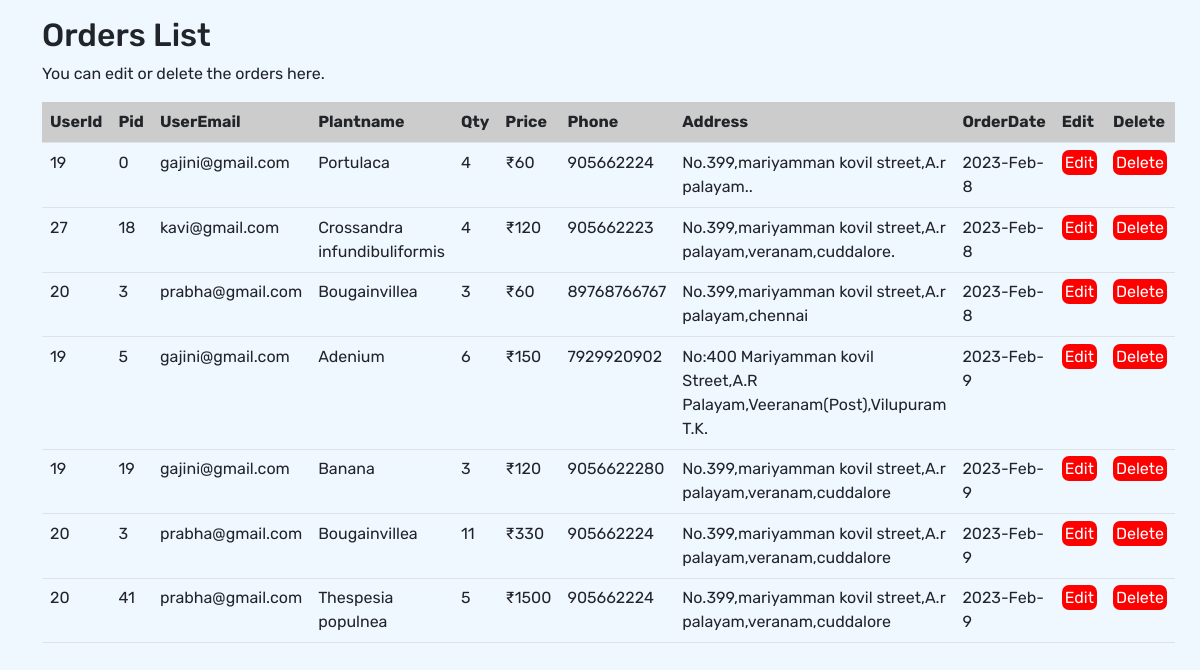
The page /admin/orders.php on the database its author committed.
### tables this page shows
CREATE TABLE `orders` (
  `order_id` int(11) NOT NULL,
  `user_id` varchar(100) NOT NULL,
  `uemail` varchar(100) NOT NULL,
  `pid` int(19) NOT NULL,
  `pname_ord` varchar(100) NOT NULL,
  `qty_ord` varchar(200) NOT NULL,
  `price_ord` varchar(300) NOT NULL,
  `phone_ord` varchar(300) NOT NULL,
  `address_ord` varchar(300) NOT NULL,
  `order_date` varchar(200) NOT NULL
);

### admin/orders.php (the view, shortened to what this page needs)
<!DOCTYPE html>
<html lang="en">
<head>
  <link rel="stylesheet" href=".\css\bootstrap.min.css">
    <link rel="stylesheet" href=".\css\bootstrap-icons.css">
    <link rel="stylesheet" href=".\css\font-awesome.min.css">
    <link rel="stylesheet" href=".\css\style.css">
  <link rel="stylesheet" href="https://cdnjs.cloudflare.com/ajax/libs/font-awesome/6.2.1/css/all.min.css" />
</head>
<body>
<div class="container mt-3">
<h2>Orders List</h2>
  <p>You can edit or delete the  orders here.</p>
    <table width='100%' border=0 class="table mt-3" cellpadding=2>
      <thead>
    <tr bgcolor='#CCCCCC'>
    <th>UserId</th>
    <th>Pid</th>
    <th>UserEmail</th>
        <th>Plantname</th>
        <th>Qty</th>
        <th>Price</th>
        <th>Phone</th>
        <th>Address</th>
        <th>OrderDate</th>
        <th>Edit</th>
        <th>Delete</th>
    </tr>
    </thead>
<?php
    $servername='localhost';
    $username='root';
    $password='';
    $dbname = 'plantshop';
    $conn=mysqli_connect($servername,$username,$password,$dbname);
     $sql = "SELECT * FROM orders";
	 $data = mysqli_query($conn, $sql);
	if ($data->num_rows > 0) {
  while($row = $data->fetch_assoc()) {
    echo "<tr>";
        echo "<td>".$row['user_id']."</td>";
        echo "<td>".$row['pid']."</td>";
        echo "<td>".$row['uemail']."</td>";
        echo "<td>".$row['pname_ord']."</td>";
        echo "<td>".$row['qty_ord']."</td>";
        echo "<td>₹".$row['price_ord']."</td>";
        echo "<td>".$row['phone_ord']."</td>";
        echo "<td>".$row['address_ord']."</td>";
        echo "<td>".$row['order_date']."</td>";
        echo "<td><a href=\"edit-order.php?pid=$row[pid]\">Edit</a></td>";
        echo "<td><a href=\"delete-order.php?pid=$row[pid]\" onClick=\"return confirm('Are you sure you want to Delete?')\">Delete</a></td>";
        echo "<tr>";
    }
  }
   else {
  echo '<h3 class="mt-4 text-center">0 Orders</h3>';
}
?>
</div>
</body>
</html>

### admin/css/style.css (style rules this page uses)
body { font-family: 'Rubik', sans-serif; background-color:aliceblue; }

### admin/orders.php (style rules this page uses)
td a { color:white; text-decoration: none; background-color:red; padding:3px; border-radius:7px; }

### rows shown on the page
orders: user "19", pid "0", uemail "gajini@gmail.com", pname_ord "Portulaca", qty_ord "4", price_ord "60", phone_ord "905662224", address_ord "No.399,mariyamman kovil street,A.r palayam..", order_date "2023-Feb-8"
orders: user "27", pid "18", uemail "kavi@gmail.com", pname_ord "Crossandra infundibuliformis", qty_ord "4", price_ord "120", phone_ord "905662223", address_ord "No.399,mariyamman kovil street,A.r palayam,veranam,cuddalore.", order_date "2023-Feb-8"
orders: user "20", pid "3", uemail "prabha@gmail.com", pname_ord "Bougainvillea", qty_ord "3", price_ord "60", phone_ord "89768766767", address_ord "No.399,mariyamman kovil street,A.r palayam,chennai", order_date "2023-Feb-8"
orders: user "19", pid "5", uemail "gajini@gmail.com", pname_ord "Adenium", qty_ord "6", price_ord "150", phone_ord "7929920902", address_ord "No:400 Mariyamman kovil Street,A.R Palayam,Veeranam(Post),Vilupuram T.K.", order_date "2023-Feb-9"
orders: user "19", pid "19", uemail "gajini@gmail.com", pname_ord "Banana", qty_ord "3", price_ord "120", phone_ord "9056622280", address_ord "No.399,mariyamman kovil street,A.r palayam,veranam,cuddalore", order_date "2023-Feb-9"
orders: user "20", pid "3", uemail "prabha@gmail.com", pname_ord "Bougainvillea", qty_ord "11", price_ord "330", phone_ord "905662224", address_ord "No.399,mariyamman kovil street,A.r palayam,veranam,cuddalore", order_date "2023-Feb-9"
orders: user "20", pid "41", uemail "prabha@gmail.com", pname_ord "Thespesia populnea", qty_ord "5", price_ord "1500", phone_ord "905662224", address_ord "No.399,mariyamman kovil street,A.r palayam,veranam,cuddalore", order_date "2023-Feb-9"
